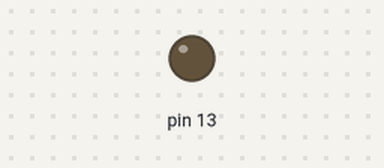
This sketch was run on a simulated Arduino Uno, built with avr-gcc and run on an emulated ATmega328P. Shown: output pins drawn as LEDs (lit = HIGH).

Above: at 1.2 s.
At 3.4 s:
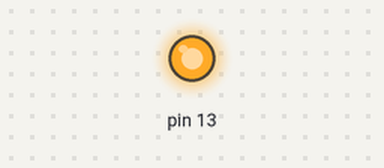
Timing chart, 0 to 8.3 s (numbered marks = the images above):
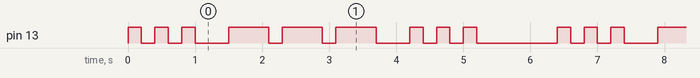

The sketch:

01_blink_sos.ino
```cpp
/*
  PROYECTO: SOS con Inline Assembly
  Descripción: Hace parpadear el LED del pin 13 simulando la señal SOS en código Morse.

  Temporización:
  - Punto (·)     : 200 ms encendido
  - Raya (—)      : 600 ms encendido
  - Entre elementos de una letra : 200 ms apagado
  - Entre letras (S-O y O-S)     : 300 ms apagado
  - Entre cada SOS completo      : 1000 ms apagado
*/

void setup() {
  // Configuramos el pin 13 como salida
  asm volatile (
    "sbi %[ddr], %[bit] \n"
    :
    : [ddr] "I" (_SFR_IO_ADDR(DDRB)),
      [bit] "I" (DDB5)
  );
}

void loop() {
  // ========== Letra S (···) ==========
  punto();
  punto();
  punto();

  delay(300);   // Pausa entre letras

  // ========== Letra O (———) ==========
  raya();
  raya();
  raya();

  delay(300);   // Pausa entre letras

  // ========== Letra S (···) ==========
  punto();
  punto();
  punto();

  delay(1000);  // Pausa larga entre cada SOS completo
}

// ------------------------------------------------------------
// Funciones auxiliares
// ------------------------------------------------------------

// Enciende el LED durante 200 ms (punto)
void punto() {
  encender();
  delay(200);
  apagar();
  delay(200);   // Espacio entre elementos de la misma letra
}

// Enciende el LED durante 600 ms (raya)
void raya() {
  encender();
  delay(600);
  apagar();
  delay(200);   // Espacio entre elementos de la misma letra
}

// Enciende el LED (pin 13 en HIGH)
void encender() {
  asm volatile (
    "sbi %[port], %[bit] \n"
    :
    : [port] "I" (_SFR_IO_ADDR(PORTB)),
      [bit] "I" (PORTB5)
  );
}

// Apaga el LED (pin 13 en LOW)
void apagar() {
  asm volatile (
    "cbi %[port], %[bit] \n"
    :
    : [port] "I" (_SFR_IO_ADDR(PORTB)),
      [bit] "I" (PORTB5)
  );
}
```

03_blink_comentado.ino
```cpp
/*

Instrucciones detalladas para usar Ensamblador Puro

Este método es un poco más avanzado. Hay dos formas:

-------------------------------------------------------------------------------

Opción A – Usando solo el Arduino IDE (más sencilla):

Crea un sketch nuevo y guárdalo.
Borra todo el contenido del .ino y deja solo esto:

	// Este archivo solo existe para que el IDE no se queje.
	// Todo el trabajo real está en el archivo .S

Crea una nueva pestaña llamada blink_puro.S y pega el código de ensamblador puro.
Sube el programa normalmente.

-------------------------------------------------------------------------------

Opción B – Compilación externa (más profesional)Esta forma consiste en no usar el
Arduino IDE para compilar el programa. En su lugar, escribes el código en ensamblador
puro, lo compilas tú mismo con herramientas de línea de comandos y luego lo subes al
Arduino.

¿Qué herramientas se usan?

	Herramienta				Para qué sirve
	avr-gcc					Compilador. Convierte tu archivo .S o .asm en código máquina
							que entiende el microcontrolador.
	avrdude					Programador. Es el que realmente sube el archivo .hex al
							Arduino a través del cable USB.

Estas dos herramientas ya vienen incluidas cuando instalas el Arduino IDE
(están “escondidas” dentro de la carpeta de instalación),
pero también se pueden instalar por separado.

¿Cómo funciona el proceso? (pasos simplificados)

	Escribes el programa completo en un archivo de texto, por ejemplo blink.S.
	Compilas el archivo con avr-gcc → se genera un archivo .elf y luego un .hex.
	Subes el archivo .hex al Arduino usando avrdude.

Ejemplo muy simplificado de los comandos (en Linux/Mac o en la terminal de Windows):

	avr-gcc -mmcu=atmega328p -o blink.elf blink.S
	avr-objcopy -O ihex blink.elf blink.hex
	avrdude -c arduino -P /dev/ttyUSB0 -p m328p -U flash:w:blink.hex

¿Por qué se considera más profesional?

	Tienes control total sobre cómo se compila el programa.
	Puedes usar opciones avanzadas de optimización.
	Es el método que se usa en la industria y en proyectos serios de sistemas embebidos.
	No dependes del entorno gráfico del Arduino IDE.
	Te obliga a entender mejor qué está pasando realmente (registros, memoria,
	vectores de interrupción, etc.).

*/
```

Measured:
- by itself, pin 13: repeats every 6.4 s: 2 × (LOW 0.20 s, HIGH 0.20 s), LOW 0.50 s, 2 × (HIGH 0.60 s, LOW 0.20 s), HIGH 0.60 s, LOW 0.50 s, 2 × (HIGH 0.20 s, LOW 0.20 s), HIGH 0.20 s, LOW 1.2 s, HIGH 0.20 s
- by itself, everything shown: repeats every 6.4 s, in 18 steps
